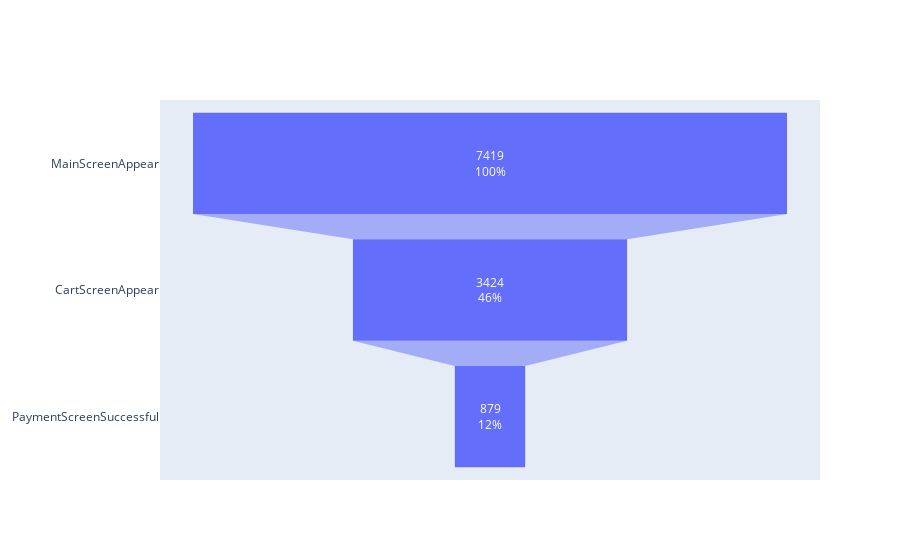

The notebook cell this image was saved under:
### Markdown cell above
Данная воронка отражает только пользователей прошедших путь 'CartScreenAppear' - 'PaymentScreenSuccessful'

### Code cell
step_1 = ~users['MainScreenAppear'].isna()
step_2 = step_1 & (users['CartScreenAppear'] > users['MainScreenAppear'])
step_3 = step_2 & (users['PaymentScreenSuccessful'] > users['CartScreenAppear'])

funnel_4 = pd.DataFrame(columns=['users'],
                    index=['MainScreenAppear',
                        'CartScreenAppear',
                        'PaymentScreenSuccessful'])

funnel_4['MainScreenAppear':] = users[step_1].shape[0]
funnel_4['CartScreenAppear':] = users[step_2].shape[0]
funnel_4['PaymentScreenSuccessful':] = users[step_3].shape[0]

fig = go.Figure()

fig.add_trace(go.Funnel(
    y = funnel_4.index,
    x = funnel_4['users'],
    textinfo = 'value+percent initial'
))

fig.show()

### Figure 1 — Plotly figure (JSON) as saved in the notebook; plotly's stock layout.template omitted (floating-point values rounded to 4 significant figures)
{"data": [{"textinfo": "value+percent initial", "type": "funnel", "x": [7419, 3424, 879], "y": ["MainScreenAppear", "CartScreenAppear", "PaymentScreenSuccessful"]}], "layout": {}}
